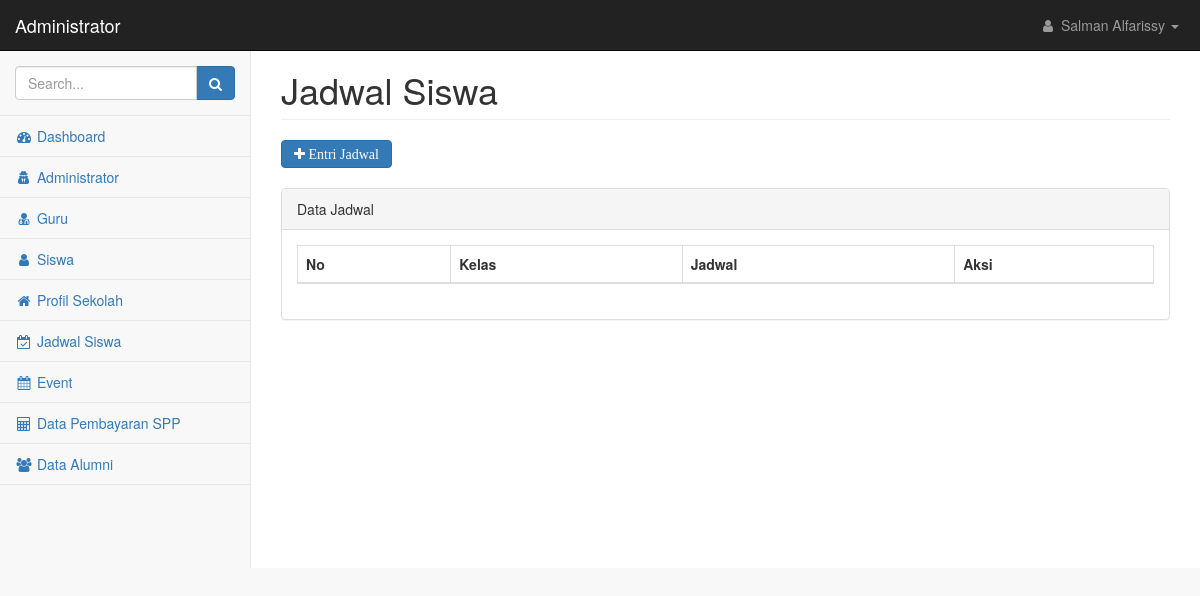
Before: /admin/index.php?page=jadwal&id_adm=1 with the older database file.
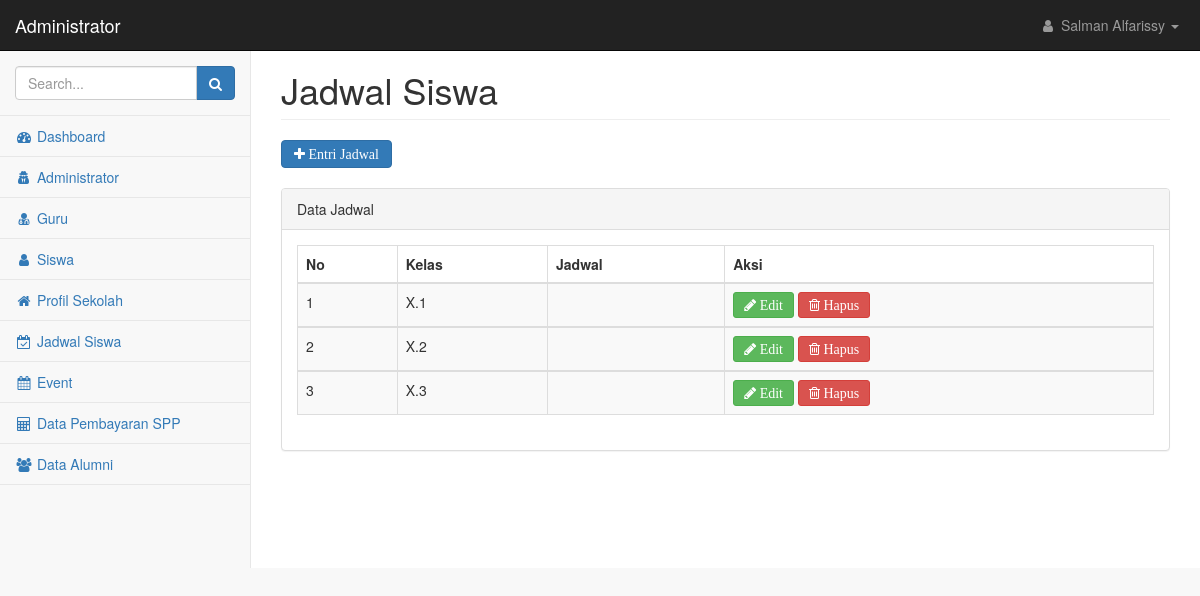
After: the same page with the newer database file.
### tables this page shows
CREATE TABLE `kelas` (
  `kelas` varchar(50) NOT NULL,
  `jadwal` text NOT NULL
);

### admin/jadwal.php (the view, shortened to what this page needs)
<div class="row">
    <div class="col-lg-12">
        <h1 class="page-header">Jadwal Siswa</h1>
    </div>
</div>
<?php
include("../koneksi.php");
$aksi=isset($_GET['aksi']) ? $_GET['aksi'] : 'list';
switch ($aksi){
    case 'list';
?>
<div>
    <a href=?page=jadwal&aksi=entri&id_adm=<?php echo $_GET['id_adm'] ?> class="btn btn-primary fa fa-plus"> Entri Jadwal </a>
</div>
<br/>
<div class="row">
    <div class="col-lg-12">
        <div class="panel panel-default">
            <div class="panel-heading">
               Data Jadwal
            </div>
            <div class="panel-body">
                <div class="table-responsive">
                    <table class="table table-striped table-bordered table-hover" id="dataTables-example">
                        <thead>
                            <tr>
                                <th>No</th>
                                <th>Kelas</th>
                                <th>Jadwal</th>
                                <th>Aksi</th>
                            </tr>
                        </thead>
                        <?php
                        $no=1;
                        $tampil=mysqli_query($koneksi,"SELECT * FROM kelas order by kelas");
                        while ($data=mysqli_fetch_array($tampil)) {
                        ?>
                        <tbody>
                            <tr class="odd gradeX">
                                <td><?php echo $no?></td>
                                <td><?php echo $data['kelas']?></td>
                                <td><?php echo $data['jadwal']?></td>
                                <td><a href=?page=jadwal&aksi=edit&id_adm=<?php echo $_GET['id_adm'] ?>&kelas=<?php echo $data['kelas']; ?> class="btn btn-success btn-sm fa fa-pencil"> Edit</a>
			                        <a href="aksi_jadwal.php?page=jadwal&id_adm=<?php echo $_GET['id_adm'] ?>&proses=hapus&kelas=<?php echo $data['kelas']; ?>"
				                    onclick="return confirm('Yakin akan menghapus data ?');" class="btn btn-danger btn-sm fa fa-trash-o"> Hapus</td>
                            </tr>
                            <?php
                            $no++;
                        }
                            ?>
                        </tbody>
                    </table>
                    <?php
                        break;
                    ?>
                    <?php
                    }
                    ?>
                </div>
            </div>
        </div>
    </div>
</div>

Changed rows visible on the page:
added kelas: kelas "X.1"
added kelas: kelas "X.2"
added kelas: kelas "X.3"
